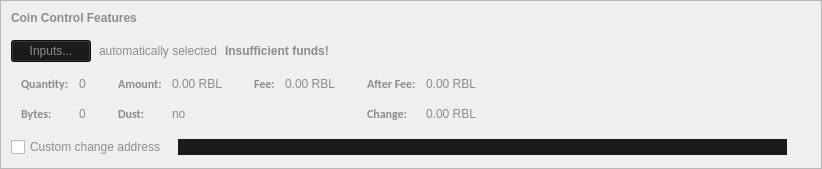
    <widget class="QFrame" name="frameCoinControl">
     <property name="sizePolicy">
      <sizepolicy hsizetype="Expanding" vsizetype="Expanding">
       <horstretch>0</horstretch>
       <verstretch>0</verstretch>
      </sizepolicy>
     </property>
     <property name="maximumSize">
      <size>
       <width>16777215</width>
       <height>16777215</height>
      </size>
     </property>
     <property name="styleSheet">
      <string notr="true"/>
     </property>
     <property name="frameShape">
      <enum>QFrame::StyledPanel</enum>
     </property>
     <property name="frameShadow">
      <enum>QFrame::Sunken</enum>
     </property>
     <layout class="QVBoxLayout" name="verticalLayoutCoinControl2">
      <property name="spacing">
       <number>0</number>
      </property>
      <property name="leftMargin">
       <number>0</number>
      </property>
      <property name="topMargin">
       <number>0</number>
      </property>
      <property name="rightMargin">
       <number>0</number>
      </property>
      <property name="bottomMargin">
       <number>0</number>
      </property>
      <item>
       <layout class="QVBoxLayout" name="verticalLayoutCoinControl" stretch="0,0,0,0,1">
        <property name="spacing">
         <number>0</number>
        </property>
        <property name="leftMargin">
         <number>10</number>
        </property>
        <property name="topMargin">
         <number>10</number>
        </property>
        <property name="rightMargin">
         <number>10</number>
        </property>
        <property name="bottomMargin">
         <number>10</number>
        </property>
        <item>
         <layout class="QHBoxLayout" name="horizontalLayoutCoinControl1">
          <property name="bottomMargin">
           <number>15</number>
          </property>
          <item>
           <widget class="QLabel" name="labelCoinControlFeatures">
            <property name="sizePolicy">
             <sizepolicy hsizetype="Preferred" vsizetype="Maximum">
              <horstretch>0</horstretch>
              <verstretch>0</verstretch>
             </sizepolicy>
            </property>
            <property name="font">
             <font>
              <weight>75</weight>
              <bold>true</bold>
             </font>
            </property>
            <property name="styleSheet">
             <string notr="true">color: rgb(140, 140, 140);</string>
            </property>
            <property name="text">
             <string>Coin Control Features</string>
            </property>
           </widget>
          </item>
         </layout>
        </item>
        <item>
         <layout class="QHBoxLayout" name="horizontalLayoutCoinControl2" stretch="0,0,0,0">
          <property name="spacing">
           <number>8</number>
          </property>
          <property name="bottomMargin">
           <number>10</number>
          </property>
          <item>
           <widget class="QPushButton" name="pushButtonCoinControl">
            <property name="layoutDirection">
             <enum>Qt::LeftToRight</enum>
            </property>
            <property name="styleSheet">
             <string notr="true">color: rgb(140, 140, 140); background-color: rgb(20, 20, 20);</string>
            </property>
            <property name="text">
             <string>Inputs...</string>
            </property>
            <property name="shortcut">
             <string comment="0"/>
            </property>
            <property name="autoDefault">
             <bool>false</bool>
            </property>
           </widget>
          </item>
          <item>
           <widget class="QLabel" name="labelCoinControlAutomaticallySelected">
            <property name="styleSheet">
             <string notr="true">color: rgb(140, 140, 140);</string>
            </property>
            <property name="text">
             <string>automatically selected</string>
            </property>
            <property name="margin">
             <number>5</number>
            </property>
           </widget>
          </item>
          <item>
           <widget class="QLabel" name="labelCoinControlInsuffFunds">
            <property name="font">
             <font>
              <weight>75</weight>
              <bold>true</bold>
             </font>
            </property>
            <property name="styleSheet">
             <string notr="true">color: rgb(140, 140, 140);</string>
            </property>
            <property name="text">
             <string>Insufficient funds!</string>
            </property>
            <property name="margin">
             <number>5</number>
            </property>
           </widget>
          </item>
          <item>
           <spacer name="horizontalSpacerCoinControl">
            <property name="orientation">
             <enum>Qt::Horizontal</enum>
            </property>
            <property name="sizeHint" stdset="0">
             <size>
              <width>40</width>
              <height>1</height>
             </size>
            </property>
           </spacer>
          </item>
         </layout>
        </item>
        <item>
         <widget class="QWidget" name="widgetCoinControl" native="true">
          <property name="sizePolicy">
           <sizepolicy hsizetype="Preferred" vsizetype="Preferred">
            <horstretch>0</horstretch>
            <verstretch>0</verstretch>
           </sizepolicy>
          </property>
          <property name="minimumSize">
           <size>
            <width>0</width>
            <height>0</height>
           </size>
          </property>
          <property name="styleSheet">
           <string notr="true"/>
          </property>
          <layout class="QHBoxLayout" name="horizontalLayoutCoinControl5">
           <property name="leftMargin">
            <number>0</number>
           </property>
           <property name="topMargin">
            <number>0</number>
           </property>
           <property name="rightMargin">
            <number>0</number>
           </property>
           <property name="bottomMargin">
            <number>0</number>
           </property>
           <item>
            <layout class="QHBoxLayout" name="horizontalLayoutCoinControl3" stretch="0,0,0,1">
             <property name="spacing">
              <number>20</number>
             </property>
             <property name="topMargin">
              <number>0</number>
             </property>
             <property name="bottomMargin">
              <number>10</number>
             </property>
             <item>
              <layout class="QFormLayout" name="formLayoutCoinControl1">
               <property name="horizontalSpacing">
                <number>10</number>
               </property>
               <property name="verticalSpacing">
                <number>14</number>
               </property>
               <property name="leftMargin">
                <number>10</number>
               </property>
               <property name="topMargin">
                <number>4</number>
               </property>
               <property name="rightMargin">
                <number>6</number>
               </property>
               <item row="0" column="0">
                <widget class="QLabel" name="labelCoinControlQuantityText">
                 <property name="font">
                  <font>
                   <family>Calibri</family>
                   <weight>75</weight>
                   <bold>true</bold>
                  </font>
                 </property>
                 <property name="styleSheet">
                  <string notr="true">color: rgb(140, 140, 140);</string>
                 </property>
                 <property name="text">
                  <string>Quantity:</string>
                 </property>
                 <property name="margin">
                  <number>0</number>
                 </property>
                </widget>
               </item>
               <item row="0" column="1">
                <widget class="QLabel" name="labelCoinControlQuantity">
                 <property name="cursor">
                  <cursorShape>IBeamCursor</cursorShape>
                 </property>
                 <property name="contextMenuPolicy">
                  <enum>Qt::ActionsContextMenu</enum>
                 </property>
                 <property name="styleSheet">
                  <string notr="true">color: rgb(140, 140, 140);</string>
                 </property>
                 <property name="text">
                  <string notr="true">0</string>
                 </property>
                 <property name="margin">
                  <number>0</number>
                 </property>
                 <property name="textInteractionFlags">
                  <set>Qt::LinksAccessibleByMouse|Qt::TextSelectableByKeyboard|Qt::TextSelectableByMouse</set>
                 </property>
                </widget>
               </item>
               <item row="1" column="0">
                <widget class="QLabel" name="labelCoinControlBytesText">
                 <property name="font">
                  <font>
                   <family>Calibri</family>
                   <weight>75</weight>
                   <bold>true</bold>
                  </font>
                 </property>
                 <property name="styleSheet">
                  <string notr="true">color: rgb(140, 140, 140);</string>
                 </property>
                 <property name="text">
                  <string>Bytes:</string>
                 </property>
                </widget>
               </item>
               <item row="1" column="1">
                <widget class="QLabel" name="labelCoinControlBytes">
                 <property name="cursor">
                  <cursorShape>IBeamCursor</cursorShape>
                 </property>
                 <property name="contextMenuPolicy">
                  <enum>Qt::ActionsContextMenu</enum>
                 </property>
                 <property name="styleSheet">
                  <string notr="true">color: rgb(140, 140, 140);</string>
                 </property>
                 <property name="text">
                  <string notr="true">0</string>
                 </property>
                 <property name="textInteractionFlags">
                  <set>Qt::LinksAccessibleByMouse|Qt::TextSelectableByKeyboard|Qt::TextSelectableByMouse</set>
                 </property>
                </widget>
               </item>
              </layout>
             </item>
             <item>
              <layout class="QFormLayout" name="formLayoutCoinControl2">
               <property name="horizontalSpacing">
                <number>10</number>
               </property>
               <property name="verticalSpacing">
                <number>14</number>
               </property>
               <property name="leftMargin">
                <number>6</number>
               </property>
               <property name="topMargin">
                <number>4</number>
               </property>
               <property name="rightMargin">
                <number>6</number>
               </property>
               <item row="0" column="0">
                <widget class="QLabel" name="labelCoinControlAmountText">
                 <property name="font">
                  <font>
                   <family>Calibri</family>
                   <weight>75</weight>
                   <bold>true</bold>
                  </font>
                 </property>
                 <property name="styleSheet">
                  <string notr="true">color: rgb(140, 140, 140);</string>
                 </property>
                 <property name="text">
                  <string>Amount:</string>
                 </property>
                 <property name="margin">
                  <number>0</number>
                 </property>
                </widget>
               </item>
               <item row="0" column="1">
                <widget class="QLabel" name="labelCoinControlAmount">
                 <property name="cursor">
                  <cursorShape>IBeamCursor</cursorShape>
                 </property>
                 <property name="contextMenuPolicy">
                  <enum>Qt::ActionsContextMenu</enum>
                 </property>
                 <property name="styleSheet">
                  <string notr="true">color: rgb(140, 140, 140);</string>
                 </property>
                 <property name="text">
                  <string notr="true">0.00 RBL</string>
                 </property>
                 <property name="textInteractionFlags">
                  <set>Qt::LinksAccessibleByMouse|Qt::TextSelectableByKeyboard|Qt::TextSelectableByMouse</set>
                 </property>
                </widget>
               </item>
               <item row="1" column="0">
                <widget class="QLabel" name="labelCoinControlLowOutputText">
                 <property name="font">
                  <font>
                   <family>Calibri</family>
                   <weight>75</weight>
                   <bold>true</bold>
                  </font>
                 </property>
                 <property name="styleSheet">
                  <string notr="true">color: rgb(140, 140, 140);</string>
                 </property>
                 <property name="text">
                  <string>Dust:</string>
                 </property>
                </widget>
               </item>
               <item row="1" column="1">
                <widget class="QLabel" name="labelCoinControlLowOutput">
                 <property name="cursor">
                  <cursorShape>IBeamCursor</cursorShape>
                 </property>
                 <property name="contextMenuPolicy">
                  <enum>Qt::ActionsContextMenu</enum>
                 </property>
                 <property name="styleSheet">
                  <string notr="true">color: rgb(140, 140, 140);</string>
                 </property>
                 <property name="text">
                  <string notr="true">no</string>
                 </property>
                 <property name="textInteractionFlags">
                  <set>Qt::LinksAccessibleByMouse|Qt::TextSelectableByKeyboard|Qt::TextSelectableByMouse</set>
                 </property>
                </widget>
               </item>
              </layout>
             </item>
             <item>
              <layout class="QFormLayout" name="formLayoutCoinControl3">
               <property name="horizontalSpacing">
                <number>10</number>
               </property>
               <property name="verticalSpacing">
                <number>14</number>
               </property>
               <property name="leftMargin">
                <number>6</number>
               </property>
               <property name="topMargin">
                <number>4</number>
               </property>
               <property name="rightMargin">
                <number>6</number>
               </property>
               <item row="0" column="0">
                <widget class="QLabel" name="labelCoinControlFeeText">
                 <property name="font">
                  <font>
                   <family>Calibri</family>
                   <weight>75</weight>
                   <bold>true</bold>
                  </font>
                 </property>
                 <property name="styleSheet">
                  <string notr="true">color: rgb(140, 140, 140);</string>
                 </property>
                 <property name="text">
                  <string>Fee:</string>
                 </property>
                 <property name="margin">
                  <number>0</number>
                 </property>
                </widget>
               </item>
               <item row="0" column="1">
                <widget class="QLabel" name="labelCoinControlFee">
                 <property name="cursor">
                  <cursorShape>IBeamCursor</cursorShape>
                 </property>
                 <property name="contextMenuPolicy">
                  <enum>Qt::ActionsContextMenu</enum>
                 </property>
                 <property name="styleSheet">
                  <string notr="true">color: rgb(140, 140, 140);</string>
                 </property>
                 <property name="text">
                  <string notr="true">0.00 RBL</string>
                 </property>
                 <property name="textInteractionFlags">
                  <set>Qt::LinksAccessibleByMouse|Qt::TextSelectableByKeyboard|Qt::TextSelectableByMouse</set>
                 </property>
                </widget>
               </item>
              </layout>
             </item>
             <item>
              <layout class="QFormLayout" name="formLayoutCoinControl4">
               <property name="horizontalSpacing">
                <number>10</number>
               </property>
               <property name="verticalSpacing">
                <number>14</number>
               </property>
               <property name="leftMargin">
                <number>6</number>
               </property>
               <property name="topMargin">
                <number>4</number>
               </property>
               <property name="rightMargin">
                <number>6</number>
               </property>
               <item row="0" column="0">
                <widget class="QLabel" name="labelCoinControlAfterFeeText">
                 <property name="font">
                  <font>
                   <family>Calibri</family>
                   <weight>75</weight>
                   <bold>true</bold>
                  </font>
                 </property>
                 <property name="styleSheet">
                  <string notr="true">color: rgb(140, 140, 140);</string>
                 </property>
                 <property name="text">
                  <string>After Fee:</string>
                 </property>
                 <property name="margin">
                  <number>0</number>
                 </property>
                </widget>
               </item>
               <item row="0" column="1">
                <widget class="QLabel" name="labelCoinControlAfterFee">
                 <property name="cursor">
                  <cursorShape>IBeamCursor</cursorShape>
                 </property>
                 <property name="contextMenuPolicy">
                  <enum>Qt::ActionsContextMenu</enum>
                 </property>
                 <property name="styleSheet">
                  <string notr="true">color: rgb(140, 140, 140);</string>
                 </property>
                 <property name="text">
                  <string notr="true">0.00 RBL</string>
                 </property>
                 <property name="textInteractionFlags">
                  <set>Qt::LinksAccessibleByMouse|Qt::TextSelectableByKeyboard|Qt::TextSelectableByMouse</set>
                 </property>
                </widget>
               </item>
               <item row="1" column="0">
                <widget class="QLabel" name="labelCoinControlChangeText">
                 <property name="font">
                  <font>
                   <family>Calibri</family>
                   <weight>75</weight>
                   <bold>true</bold>
                  </font>
                 </property>
                 <property name="styleSheet">
                  <string notr="true">color: rgb(140, 140, 140);</string>
                 </property>
                 <property name="text">
                  <string>Change:</string>
                 </property>
                </widget>
               </item>
               <item row="1" column="1">
                <widget class="QLabel" name="labelCoinControlChange">
                 <property name="cursor">
                  <cursorShape>IBeamCursor</cursorShape>
                 </property>
                 <property name="contextMenuPolicy">
                  <enum>Qt::ActionsContextMenu</enum>
                 </property>
                 <property name="styleSheet">
                  <string notr="true">color: rgb(140, 140, 140);</string>
                 </property>
                 <property name="text">
                  <string notr="true">0.00 RBL</string>
                 </property>
                 <property name="textInteractionFlags">
                  <set>Qt::LinksAccessibleByMouse|Qt::TextSelectableByKeyboard|Qt::TextSelectableByMouse</set>
                 </property>
                </widget>
               </item>
              </layout>
             </item>
            </layout>
           </item>
          </layout>
         </widget>
        </item>
        <item>
         <layout class="QHBoxLayout" name="horizontalLayoutCoinControl4" stretch="0,0,0">
          <property name="spacing">
           <number>12</number>
          </property>
          <property name="sizeConstraint">
           <enum>QLayout::SetDefaultConstraint</enum>
          </property>
          <property name="topMargin">
           <number>5</number>
          </property>
          <property name="rightMargin">
           <number>5</number>
          </property>
          <item>
           <widget class="QCheckBox" name="checkBoxCoinControlChange">
            <property name="toolTip">
             <string>If this is activated, but the change address is empty or invalid, change will be sent to a newly generated address.</string>
            </property>
            <property name="styleSheet">
             <string notr="true">color: rgb(140, 140, 140);</string>
            </property>
            <property name="text">
             <string>Custom change address</string>
            </property>
           </widget>
          </item>
          <item>
           <widget class="QValidatedLineEdit" name="lineEditCoinControlChange">
            <property name="enabled">
             <bool>false</bool>
            </property>
            <property name="sizePolicy">
             <sizepolicy hsizetype="Expanding" vsizetype="Fixed">
              <horstretch>0</horstretch>
              <verstretch>0</verstretch>
             </sizepolicy>
            </property>
            <property name="styleSheet">
             <string notr="true">color: rgb(170, 170, 170); background-color: rgb(26, 26, 26); border: 0;</string>
            </property>
           </widget>
          </item>
          <item>
           <widget class="QLabel" name="labelCoinControlChangeLabel">
            <property name="sizePolicy">
             <sizepolicy hsizetype="Preferred" vsizetype="Expanding">
              <horstretch>0</horstretch>
              <verstretch>0</verstretch>
             </sizepolicy>
            </property>
            <property name="minimumSize">
             <size>
              <width>0</width>
              <height>0</height>
             </size>
            </property>
            <property name="text">
             <string/>
            </property>
            <property name="margin">
             <number>3</number>
            </property>
           </widget>
          </item>
         </layout>
        </item>
        <item>
         <spacer name="verticalSpacerCoinControl">
          <property name="orientation">
           <enum>Qt::Vertical</enum>
          </property>
          <property name="sizeHint" stdset="0">
           <size>
            <width>800</width>
            <height>1</height>
           </size>
          </property>
         </spacer>
        </item>
       </layout>
      </item>
     </layout>
    </widget>
